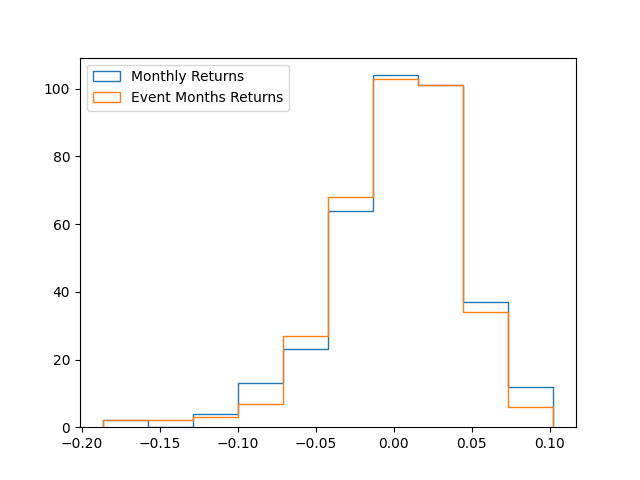

Reproduce this figure in Python.
import pickle
import os
import pandas as pd
import numpy as np
import matplotlib.pyplot as plt 

print("running")

window_size = 2520
start_year = 1990
end_year = 2019
n_stocks = 500

# Rerun flag
rerunMonthlyReturns = True

# Directory for storing pickle files
data_directory = 'data'
os.makedirs(data_directory, exist_ok=True)

monthly_returns_filename = os.path.join(data_directory, f'{window_size}_{n_stocks}_{start_year}_{end_year}_monthly_returns.pickle')
spr_returns_filename = os.path.join(data_directory, f'{window_size}_{n_stocks}_{start_year}_{end_year}_spr_returns.pickle')

with open(monthly_returns_filename, 'rb') as f:
    monthly_returns = pickle.load(f)

with open(spr_returns_filename, 'rb') as f:
    spr_returns = pickle.load(f)

_, bins, _ = plt.hist(spr_returns['sp500_return_range1'], bins=10, histtype=u'step', label="Monthly Returns")
plt.hist(spr_returns['sp500_return_range2'], bins=bins,  histtype=u'step', label="Event Months Returns")
plt.legend()
plt.savefig("spreturns.png")

from scipy.stats import kurtosis, skew
